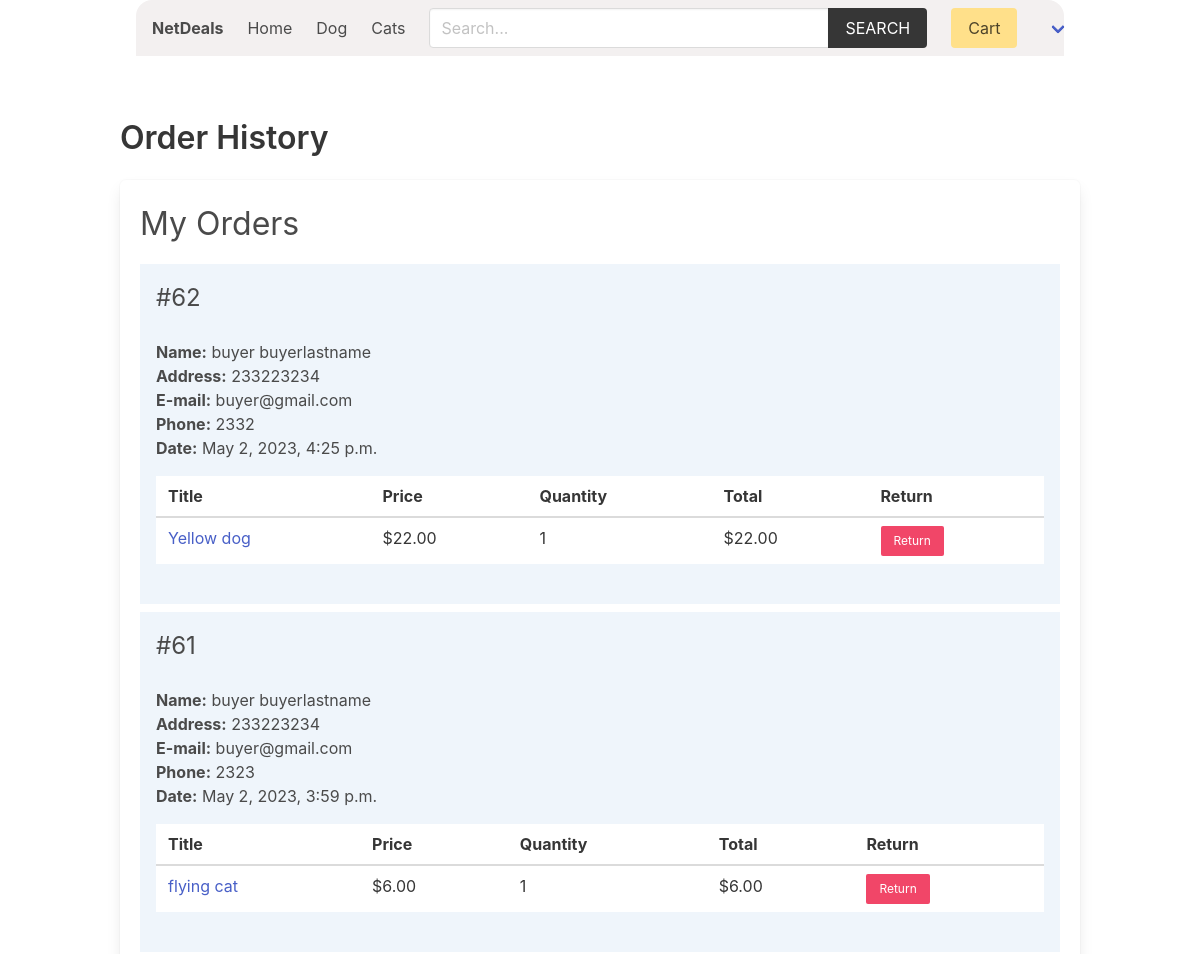
/buyer/order-history/ (signed in, upper part), run on an earlier commit of the app's database.
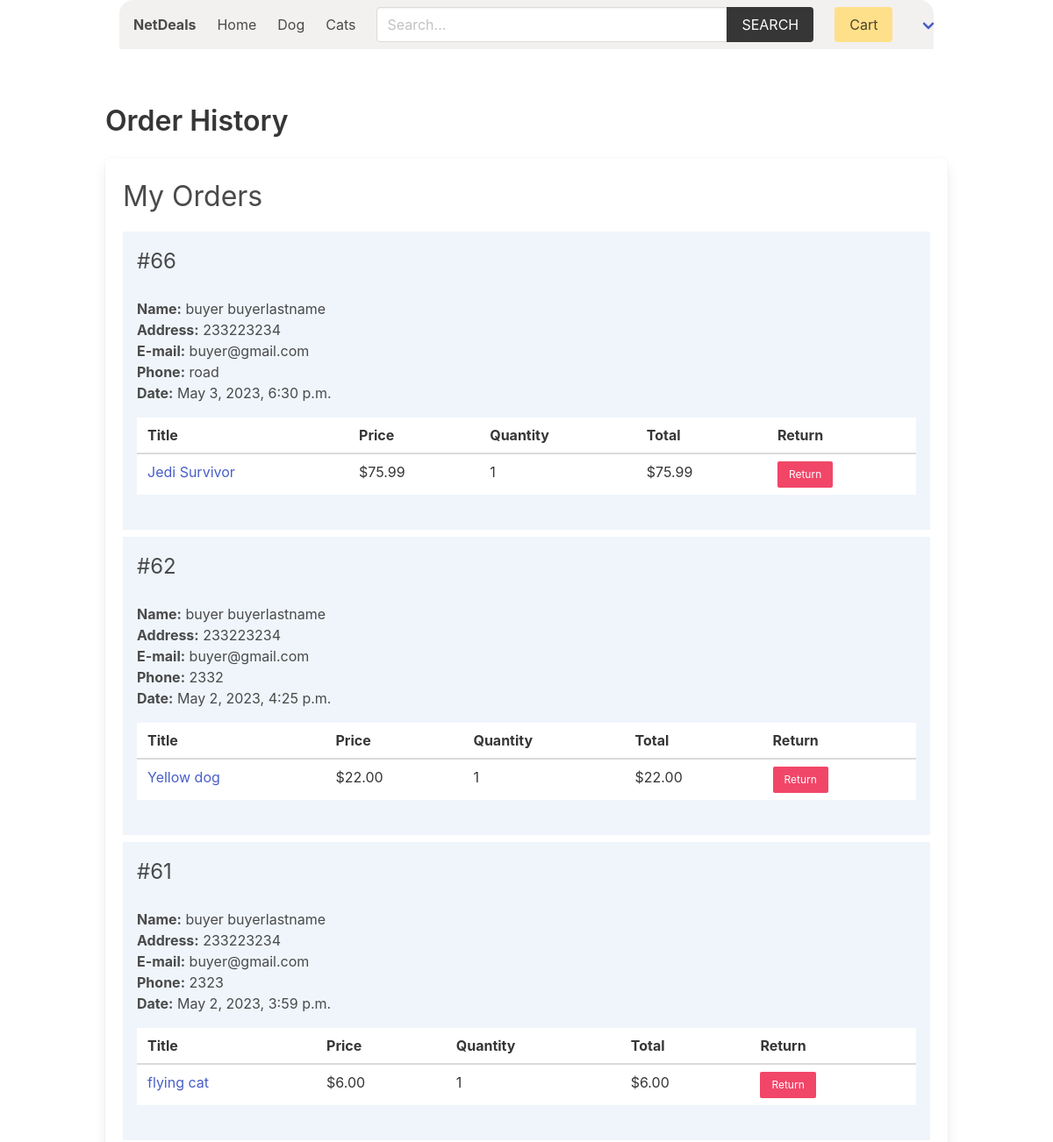
And on a later commit of the database.
### product/models.py (models this page shows, shortened)
class Category(models.Model):
    title = models.CharField(max_length=50)
    slug = models.SlugField(max_length=55)
    ordering = models.IntegerField(default=0)
    class Meta:
        ordering = ['ordering']

class Product(models.Model):
    quantity = models.PositiveIntegerField(default=0)
    category = models.ForeignKey(Category, related_name='products', on_delete=models.CASCADE)
    seller = models.ForeignKey(SellerProfile, related_name="products", on_delete=models.CASCADE)
    title = models.CharField(max_length=50)
    slug = models.SlugField(max_length=55)
    description = models.TextField(blank=True, null=True)
    price = models.DecimalField(max_digits=6, decimal_places=2)
    added_date = models.DateTimeField(auto_now_add=True)
    image = models.ImageField(upload_to='uploads/', blank=True, null=True)
    thumbnail = models.ImageField(upload_to='uploads/', blank=True, null=True) # Change uploads to thumbnails
    image2 = models.ImageField(upload_to='uploads/', blank=True, null=True)
    thumbnail2 = models.ImageField(upload_to='uploads/thumbnails/', blank=True, null=True)
    image3 = models.ImageField(upload_to='uploads/', blank=True, null=True)
    thumbnail3 = models.ImageField(upload_to='uploads/thumbnails/', blank=True, null=True)
    image4 = models.ImageField(upload_to='uploads/', blank=True, null=True)
    thumbnail4 = models.ImageField(upload_to='uploads/thumbnails/', blank=True, null=True)
    class Meta:
        ordering = ['-added_date']

### order/models.py (models this page shows, shortened)
class Order(models.Model):
    first_name = models.CharField(max_length=100)
    last_name = models.CharField(max_length=100)
    email = models.CharField(max_length=100)
    address = models.CharField(max_length=100)
    zipcode = models.CharField(max_length=100)
    place = models.CharField(max_length=100)
    phone = models.CharField(max_length=100)
    created_at = models.DateTimeField(auto_now_add=True)
    paid_amount = models.DecimalField(max_digits=8, decimal_places=2)
    sellers = models.ManyToManyField(SellerProfile, related_name="orders")
    buyer = models.ForeignKey(BuyerProfile, null=True, blank=True, on_delete=models.SET_NULL, related_name='buyer_orders')
    seller = models.ForeignKey(SellerProfile, null=True, blank=True, on_delete=models.SET_NULL, related_name='seller_orders')
    class Meta:
        ordering = ['-created_at']

class OrderItem(models.Model):
    user = models.ForeignKey(CustomUser, null=True, blank=True, on_delete=models.SET_NULL, related_name='user')
    order = models.ForeignKey(Order, related_name="items", on_delete=models.CASCADE)
    product = models.ForeignKey(Product, related_name="items", on_delete=models.SET_NULL, null=True)
    item_name = models.CharField(max_length=50, default="Unknown")
    seller = models.ForeignKey(SellerProfile, related_name="items", on_delete=models.CASCADE)
    seller_paid = models.BooleanField(default=False)
    price = models.DecimalField(max_digits=8, decimal_places=2)
    quantity = models.IntegerField(default=1)
    return_status = models.BooleanField(default=False)
    def get_item_title(self):
        return self.item_name if self.product else self.item_name
    def get_item_price(self):
        return self.product.price if self.product else self.price
    def get_total_price(self):
        return self.price * self.quantity

### buyer/views.py (the view)
# urls.py: path('order-history/', views.order_history, name="order-history"),
@login_required
def order_history(request):
    buyer = request.user.buyerprofile
    orders = Order.objects.filter(buyer=buyer).prefetch_related('items')
    for order in orders:
        order.filtered_items = order.items.all()
    return render(request, 'buyer/order_history.html', {'buyer': buyer, 'orders': orders})

### cart/cart.py (called while the page is built)
    def __len__(self):
        return sum(item['quantity'] for item in self.cart.values())

### cart/context_processors.py (called while the page is built)
def cart(request):
    return {'cart': Cart(request)}

### product/context_processors.py (called while the page is built)
def menu_categories(request):
    categories = Category.objects.all()
    return {'categories': categories}

### templates/buyer/order_history.html (shortened to what this page needs)
{% extends 'core/base.html' %}
{% block content %}
    <h1 class="title">Order History </h1>
    <div class="box">
        <h2 class="is-size-3 mb-4">My Orders</h2>
        {% if orders %}
            {% for order in orders %}
                <div class="{% if order.fully_paid %}has-background-success-light{% else %}has-background-info-light{% endif %} mb-2 p-4">
                    <div class="columns is-multiline">
                        <div class="column is-6">
                            <h3 class="is-size-4">#{{ order.id }}</h3>
                        </div>
                        <div class="column is-12">
                            <b>Name:</b> {{ order.first_name }} {{ order.last_name }}<br>
                            <b>Address:</b> {{ order.address }}<br>
                            <b>E-mail:</b> {{ order.email }}<br>
                            <b>Phone:</b> {{ order.phone }} <br>
                            <b>Date:</b> {{ order.created_at }}
                            <table class="table is-fullwidth mt-4">
                                <thead>
                                    <tr>
                                        <th>Title</th>
                                        <th>Price</th>
                                        <th>Quantity</th>
                                        <th>Total</th>
                                        <th>Return</th>
                                    </tr>
                                </thead>
                                <tbody>
                                    {% for item in order.filtered_items %}
                                    <tr>
                                        <td>
                                            {% if item.product %}
                                                <a href="{% url 'product:product' item.product.category.slug item.product.slug %}">
                                            {% endif %}
                                            {{ item.get_item_title }}
                                            {% if item.product %}
                                                </a>
                                            {% endif %}
                                        </td>
                                        <td>${{ item.get_item_price }}</td>
                                        <td>{{ item.quantity }}</td>
                                        <td>${{ item.get_total_price }}</td>
                                        {% if item.return_status %}
                                            <td>
                                                <p>Pending</p>
                                            </td>
                                        {% else %}
                                            <td>
                                                <div><button class="button is-small is-danger delete-product" data-order-id="{{ order.id }}" data-product-id="{{ item.product_id }}" data-date="{{ order.created_at }}">Return</button></div>
                                            </td>
                                        {% endif %}
                                    </tr>
                                {% endfor %}
                                </tbody>
                            </table>
                        </div>
                    </div>
                </div>
            {% endfor %}
        {% endif %}
    </div>
{% endblock content %}

### templates/core/base.html (shortened to what this page needs)
{% load static %}
{% load product_filters %}
<!DOCTYPE html>
<html lang="en">
<head>
    <link rel="stylesheet" href="https://cdn.jsdelivr.net/npm/bulma@0.9.2/css/bulma.min.css">
    <link rel="stylesheet" href="{% static 'css/main.css' %}">
</head>
<body>
    <div class="container px-4">
        <nav class="navbar px-4" role="navigation" aria-label="main navigation">
            <div class="navbar-brand">
                <a class="navbar-item" href="{% url 'core:home' %}">
                    <h1><strong>NetDeals</strong></h1>
                </a>
            </div>
            <div id="navbarBasicExample" class="navbar-menu">
                <div class="navbar-start">
                <a class="navbar-item" href="{% url 'core:home' %}">
                    Home
                </a>
                {% for category in categories %}
                    <a class="navbar-item" href="{% url 'product:category' category.slug %}">
                        {{category.title}}
                    </a>
                {% endfor %}
                </div>
                <div class="navbar-start">
                    <div class="navbar-item">
                        <form method="get" action="{% url 'product:search' %}">
                            <div class="field has-addons">
                                <div class="control">
                                    <input type="search" name="query" id="" class="input" placeholder="Search...">
                                </div>
                                <div class="control">
                                    <button class="button is-dark is-uppercase">Search</button>
                                </div>
                            </div>
                        </form>
                    </div>
                </div>
                <div class="navbar-end">
                <div class="navbar-item">
                    <a href="{% url 'cart:cart' %}" class="button is-warning">Cart {% if cart %}({{cart|length}}){% endif %}</a>
                </div>
                {% if user.role == 'seller' %}
                <div class="navbar-item has-dropdown is-hoverable">
                    <a class="navbar-link is-capitalized">
                    {{user.seller.name}}
                    </a>
                    <div class="navbar-dropdown">
                    <a class="navbar-item" href="{% url 'seller:seller-dashboard' %}">
                        Dashboard
                    </a>
                    <a class="navbar-item" href="{% url 'seller:order-history' %}">
                        Order History
                    </a>
                    <a class="navbar-item" href="{% url 'seller:edit-seller' %}">
                        Update Profile
                    </a>
                    <a class="navbar-item" href="{% url 'seller:add-product' %}">
                        Add Product
                    </a>
                    <hr class="navbar-divider">
                    <a class="navbar-item" href="{% url 'seller:logout' %}">
                        Logout
                    </a>
                    </div>
                </div>
                {% elif user.role == 'buyer' %}
                <div class="navbar-item has-dropdown is-hoverable">
                    <a class="navbar-link is-capitalized">
                    </a>
                </div>
                {% endif %}
                </div>
            </div>
            </nav>
    </div>
    <section class="section">
        <div class="container">
            {% block content %}{% endblock content %}
        </div>
    </section>
</body>
</html>

What changed in the data, as far as the page shows it:
added Order: id "66", first_name "buyer", last_name "buyerlastname", address "233223234", email "buyer@gmail.com", phone "road", created_at "May 3, 2023, 6:30 p.m."
added OrderItem: get_item_title "Jedi Survivor", get_item_price "75.99", quantity "1", get_total_price "75.99", shown under "66"
